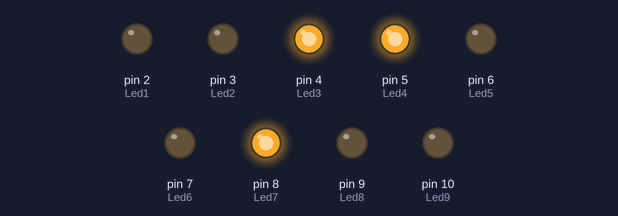
A sketch run on a simulated Arduino Uno, built with avr-gcc and run on an emulated ATmega328P. Shown: output pins drawn as LEDs (lit = HIGH).

Above: at 0.1 s.
At 7.1 s:
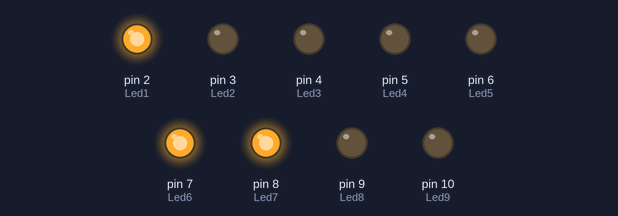
At 12.1 s:
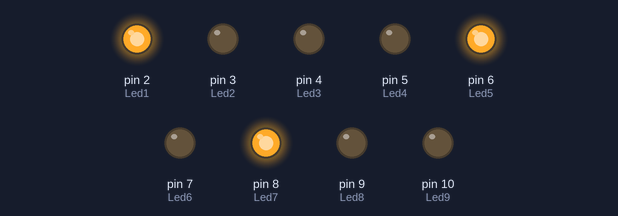
At 19.1 s:
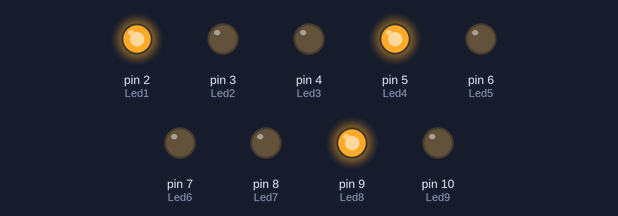
At 26.1 s:
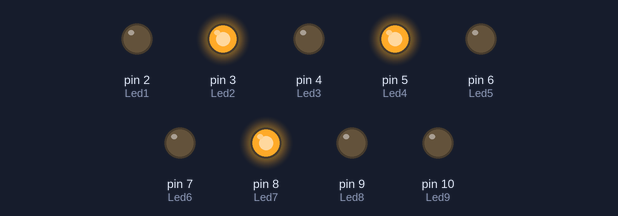
At 35.1 s:
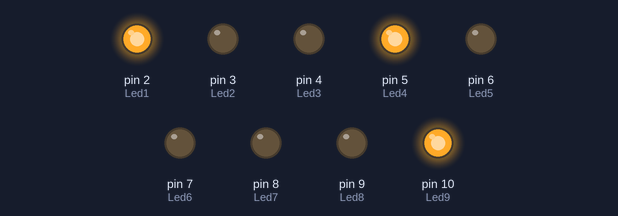
Timing chart, 0 to 36.6 s (numbered marks = the images above):
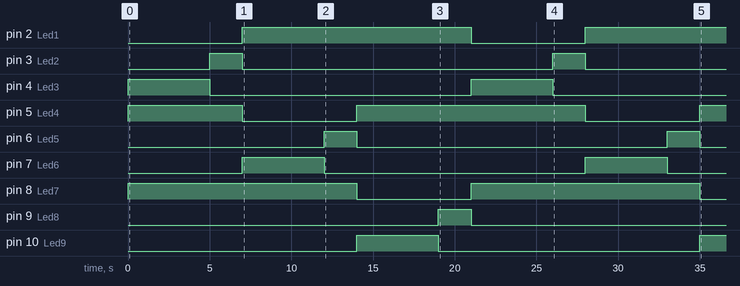

Measured:
- by itself, pin 2 (Led1): LOW → HIGH at 7.0 s, → LOW 14.0 s later, → HIGH 7.0 s later
- by itself, pin 3 (Led2), pin 6 (Led5): alternates HIGH for 2.0 s and LOW for 19.0 s
- by itself, pin 4 (Led3), pin 7 (Led6): alternates HIGH for 5.0 s and LOW for 16.0 s
- by itself, pin 5 (Led4): goes HIGH 7.0 s, LOW 7.0 s, HIGH 14.0 s, LOW 7.0 s, then HIGH
- by itself, pin 8 (Led7): alternates HIGH for 14.0 s and LOW for 7.0 s
- by itself, pin 9 (Led8): LOW → HIGH at 19.0 s, → LOW 2.0 s later
- by itself, pin 10 (Led9): LOW → HIGH at 14.0 s, → LOW 5.0 s later, → HIGH 16.0 s later

The sketch:

Semaforo_Triplo.ino
```cpp
//Primeiro Semáforo
#define Led1 2  //LED Vermelho
#define Led2 3  //LED Amarelo
#define Led3 4  //LED Verde

//Segundo Semáforo
#define Led4 5  //LED Vermelho
#define Led5 6  //LED Amarelo
#define Led6 7  //LED Verde

//Terceiro Semáforo
#define Led7 8  //LED Vermelho
#define Led8 9  //LED Amarelo
#define Led9 10 //LED Verde

//Delay
#define Tempo1 5000
#define Tempo2 2000

void setup()
{
//Primeiro Semáforo
pinMode(Led1, OUTPUT);//LED Vermelho
pinMode(Led2, OUTPUT);//LED Amarelo
pinMode(Led3, OUTPUT);//LED Verde

//Segundo Semáforo
pinMode(Led4, OUTPUT);//LED Vermelho
pinMode(Led5, OUTPUT);//LED Amarelo
pinMode(Led6, OUTPUT);//LED Verde

//Terceiro Semáforo
pinMode(Led7, OUTPUT);//LED Vermelho
pinMode(Led8, OUTPUT);//LED Amarelo
pinMode(Led9, OUTPUT);//LED Verde


}
void loop()
{
digitalWrite(Led1, LOW);
digitalWrite(Led2, LOW);
digitalWrite(Led3, HIGH);
digitalWrite(Led4, HIGH);
digitalWrite(Led5, LOW);
digitalWrite(Led6, LOW);
digitalWrite(Led7, HIGH);
digitalWrite(Led8, LOW);
digitalWrite(Led9, LOW);
delay(Tempo1);
digitalWrite(Led1, LOW);
digitalWrite(Led2, HIGH);
digitalWrite(Led3, LOW);
digitalWrite(Led4, HIGH);
digitalWrite(Led5, LOW);
digitalWrite(Led6, LOW);
digitalWrite(Led7, HIGH);
digitalWrite(Led8, LOW);
digitalWrite(Led9, LOW);
delay(Tempo2);
digitalWrite(Led1, HIGH);
digitalWrite(Led2, LOW);
digitalWrite(Led3, LOW);
digitalWrite(Led4, LOW);
digitalWrite(Led5, LOW);
digitalWrite(Led6, HIGH);
digitalWrite(Led7, HIGH);
digitalWrite(Led8, LOW);
digitalWrite(Led9, LOW);
delay(Tempo1);
digitalWrite(Led1, HIGH);
digitalWrite(Led2, LOW);
digitalWrite(Led3, LOW);
digitalWrite(Led4, LOW);
digitalWrite(Led5, HIGH);
digitalWrite(Led6, LOW);
digitalWrite(Led7, HIGH);
digitalWrite(Led8, LOW);
digitalWrite(Led9, LOW);
delay(Tempo2);
digitalWrite(Led1, HIGH);
digitalWrite(Led2, LOW);
digitalWrite(Led3, LOW);
digitalWrite(Led4, HIGH);
digitalWrite(Led5, LOW);
digitalWrite(Led6, LOW);
digitalWrite(Led7, LOW);
digitalWrite(Led8, LOW);
digitalWrite(Led9, HIGH);;
delay(Tempo1);
digitalWrite(Led1, HIGH);
digitalWrite(Led2, LOW);
digitalWrite(Led3, LOW);
digitalWrite(Led4, HIGH);
digitalWrite(Led5, LOW);
digitalWrite(Led6, LOW);
digitalWrite(Led7, LOW);
digitalWrite(Led8, HIGH);
digitalWrite(Led9, LOW);
delay(Tempo2);
}
```
